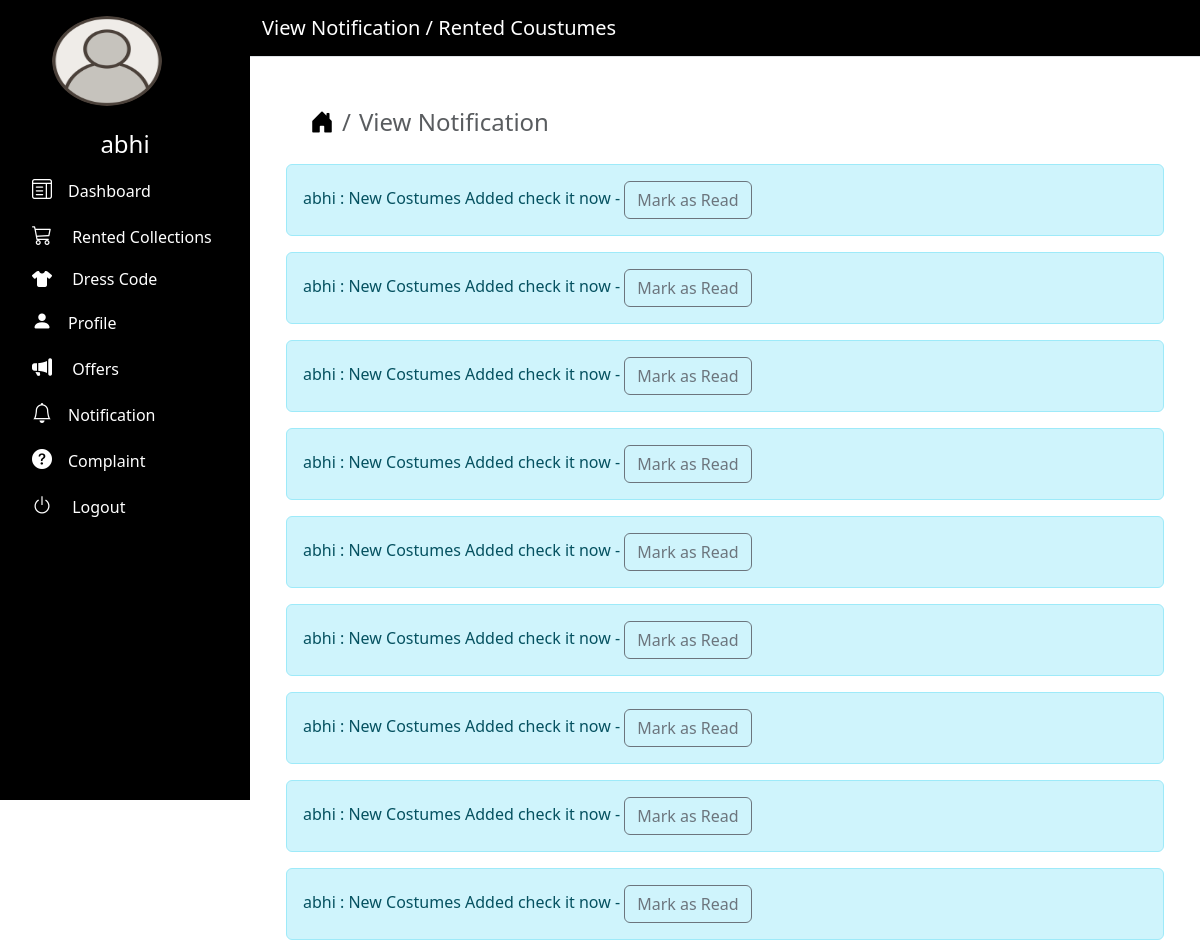
The page /view/notification (signed in, upper part) on the database as committed earlier.
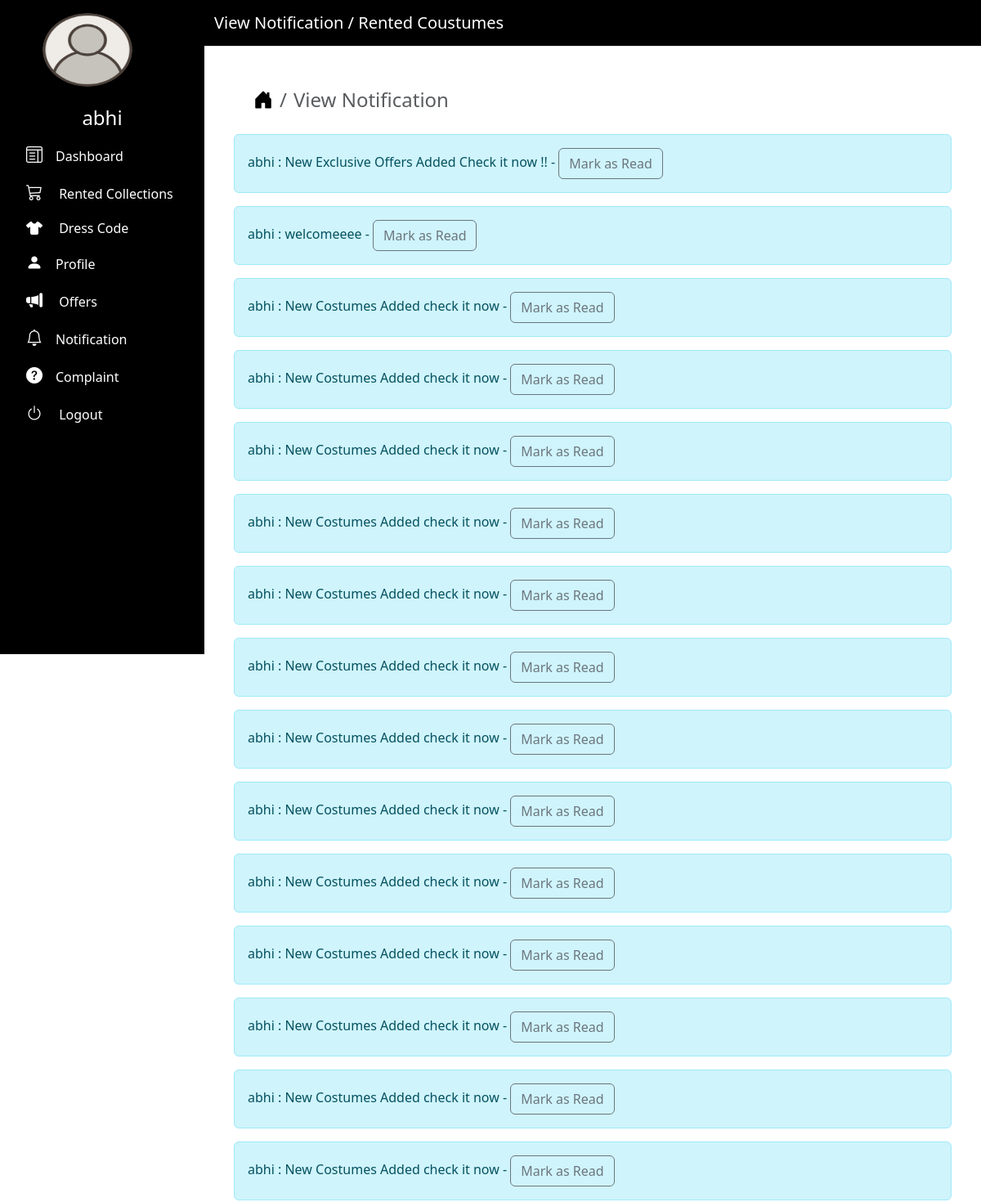
The same page on the database as committed later.
### users/models.py (models this page shows)
class CustomUser(AbstractUser):
    ROLE = (("admin", "Admin"),)
    role = models.CharField(max_length=200, choices=ROLE)
    profile = models.ImageField(
        upload_to="profile",
        null=True,
        blank=True,
        default="static/img/user_default.png",
    )

class Notification(models.Model):
    username = models.ForeignKey(CustomUser, on_delete=models.CASCADE)
    notification = models.CharField(max_length=200)
    is_read = models.BooleanField(default=False)
    date = models.DateTimeField(auto_now=True)

### users/views.py (the view)
class AllNotificationView(LoginRequiredMixin, ListView):
    model = Notification
    template_name = "view_notification.html"
    def get_context_data(self, **kwargs):
        context = super().get_context_data(**kwargs)
        context["page_title"] = "View Notification"
        context["all_notification"] = Notification.objects.filter(
            username=self.request.user
        ).order_by("-id")
        return context

### users/templates/view_notification.html
{% extends "base.html" %}
{% block content %}
    <div class="container mt-4 ms-4">
        <nav aria-label="breadcrumb">
            <ol class="breadcrumb fs-4">
                <li class="breadcrumb-item">
                    <a href="{% url 'home' %}">
                        <i class="bi bi-house-door-fill text-decoration-none text-black"></i>
                    </a>
                </li>
                <li class="breadcrumb-item active" aria-label-current="page">{{ page_title }}</li>
            </ol>
        </nav>
    </div>
    <div class="container mt-4">
        {% if all_notification %}
            {% for notification in all_notification %}
                <div class="alert {% if not notification.is_read %} alert-info {% else %} alert-dark {% endif %}" role="alert">
                    {{ notification.username }} : {{ notification.notification }} - {{ notification.time }}
                    {% if not notification.is_read %}
                        <a href="{% url 'is_read' notification.id %}" class="alert-link">
                            <button type="button" class="btn btn-outline-secondary">Mark as Read</button>
                        </a>
                        {% else %}
                            <button type="button" class="btn btn-outline-secondary"> Read</button>
                    {% endif %}
                </div>
            {% endfor %}
        {% else %}
            <div class="alert alert-dark" role="alert">Currently No New Notification Yet!!</div>
        {% endif %}
    </div>
{% endblock content %}

### users/templates/base.html (shortened to what this page needs)
<!DOCTYPE html>
<html lang="en">
  <head>
    {% load static %}
    <link href="https://cdnjs.cloudflare.com/ajax/libs/font-awesome/6.5.0/css/all.min.css"
          rel="stylesheet">
    <link rel="stylesheet"
          href="https://cdn.jsdelivr.net/npm/bootstrap-icons@1.11.3/font/bootstrap-icons.min.css">
    <link rel="stylesheet"
          href="https://cdnjs.cloudflare.com/ajax/libs/bootstrap/5.3.2/css/bootstrap.min.css" />
  </head>
  <body>
    <nav class="sidebar text-white p-3">
      <div class="d-grid col-8 mx-auto">
        {% if user.profile %}
          <img src="{{ user.profile.url }}"
               alt="profile"
               width="200px"
               height="200px"
               id="profile-picture"
               class="rounded-circle img-fluid">
        {% else %}
          <img src="{% static 'img/user_default.png'%}"
               alt="profile_picture"
               width="110px"
               height="90px"
               id="profile-picture"
               class="rounded-circle">
        {% endif %}
      </div>
      <ul class="nav flex-column">
        <li class="nav-item">
          <h4 class="text-center mt-4 text-white">{{ user }}</h4>
        </li>
        <li class="nav-item">
          <a class="nav-link active text-decoration-none text-white"
             href="{% url 'dashboard' %}">
            <i class="bi bi-layout-text-window fs-5"></i><span class="ms-3">Dashboard</span>
          </a>
        </li>
        <li class="nav-item">
          <a class="nav-link active text-decoration-none text-white"
             href="{% url 'view_rented_costumes' %}">
            <i class="bi bi-cart3 fs-5"></i> <span class="ms-3">Rented Collections</span>
          </a>
        </li>
        <li class="nav-item">
          <a class="nav-link active text-decoration-none text-white"
             href="{% url 'dress_code' %}">
             <i class="fa-solid fa-shirt"></i>
             <span class="ms-3">Dress Code</span>
          </a>
        </li>
        <li class="nav-item">
          <a class="nav-link active text-decoration-none text-white"
             href="{% url 'profile' %}">
            <i class="bi bi-person-fill fs-5"></i><span class="ms-3">Profile</span>
          </a>
        </li>
        <li class="nav-item">
          <a class="nav-link active text-decoration-none text-white"
             href="{% url 'view_offers' %}">
            <i class="bi bi-megaphone-fill fs-5"></i> <span class="ms-3">Offers</span>
          </a>
        </li>
        <li class="nav-item">
          <a class="nav-link active text-decoration-none text-white"
             href="{% url 'view_notification' %}">
            <i class="bi bi-bell fs-5"></i><span class="ms-3">Notification</span>
          </a>
        </li>
        <li class="nav-item">
          <a class="nav-link active text-decoration-none text-white"
             href="{% url 'view_complaints' %}">
            <i class="bi bi-question-circle-fill fs-5"></i><span class="ms-3">Complaint</span>
          </a>
        </li>
        <li class="nav-item">
          <a class="nav-link active text-decoration-none text-white"
             href="{% url 'user_logout' %}">
            <i class="bi bi-power fs-5"></i>
            <span class="ms-3">Logout</span>
          </a>
        </li>
      </ul>
    </nav>
    <div class="main-content">
      <nav class="navbar navbar-expand-lg navbar-dark border-bottom"
           style="background-color:black">
        <div class="container-fluid">
          <a class="navbar-brand text-white" href="#">{{ page_title }} / Rented Coustumes</a>
    </div>
  </nav>
  <div class="content-area p-4">
    {% block content %}
    {% endblock content %}
  </div>
</div>
</body>
</html>

### users/templates/base.html (style rules this page uses)
body { margin: 0; padding: 0; overflow-x: hidden; }
nav.sidebar { position: fixed; top: 0; left: 0; height: 100vh; width: 250px; background-color:black; color: black; z-index: 1000; overflow-y: auto; }
nav.sidebar .nav-link { transition: background-color 0.3s ease, color 0.3s ease; }
.main-content { margin-left: 250px; width: calc(100% - 250px); }
nav.navbar { position: fixed; top: 0; left: 250px; width: calc(100% - 250px); z-index: 1001; }
.content-area { margin-top: 56px; }

Rows that differ between the two databases and show on the page:
added Notification: username "abhi", notification "New Exclusive Offers Added Check it now !!", is_read "Mark as Read"
added Notification: username "abhi", notification "welcomeeee", is_read "Mark as Read"
added Notification: username "abhi", notification "New Costumes Added check it now", is_read "Mark as Read"
added Notification: username "abhi", notification "New Costumes Added check it now", is_read "Mark as Read"
added Notification: username "abhi", notification "New Costumes Added check it now", is_read "Mark as Read"
added Notification: username "abhi", notification "New Costumes Added check it now", is_read "Mark as Read"
